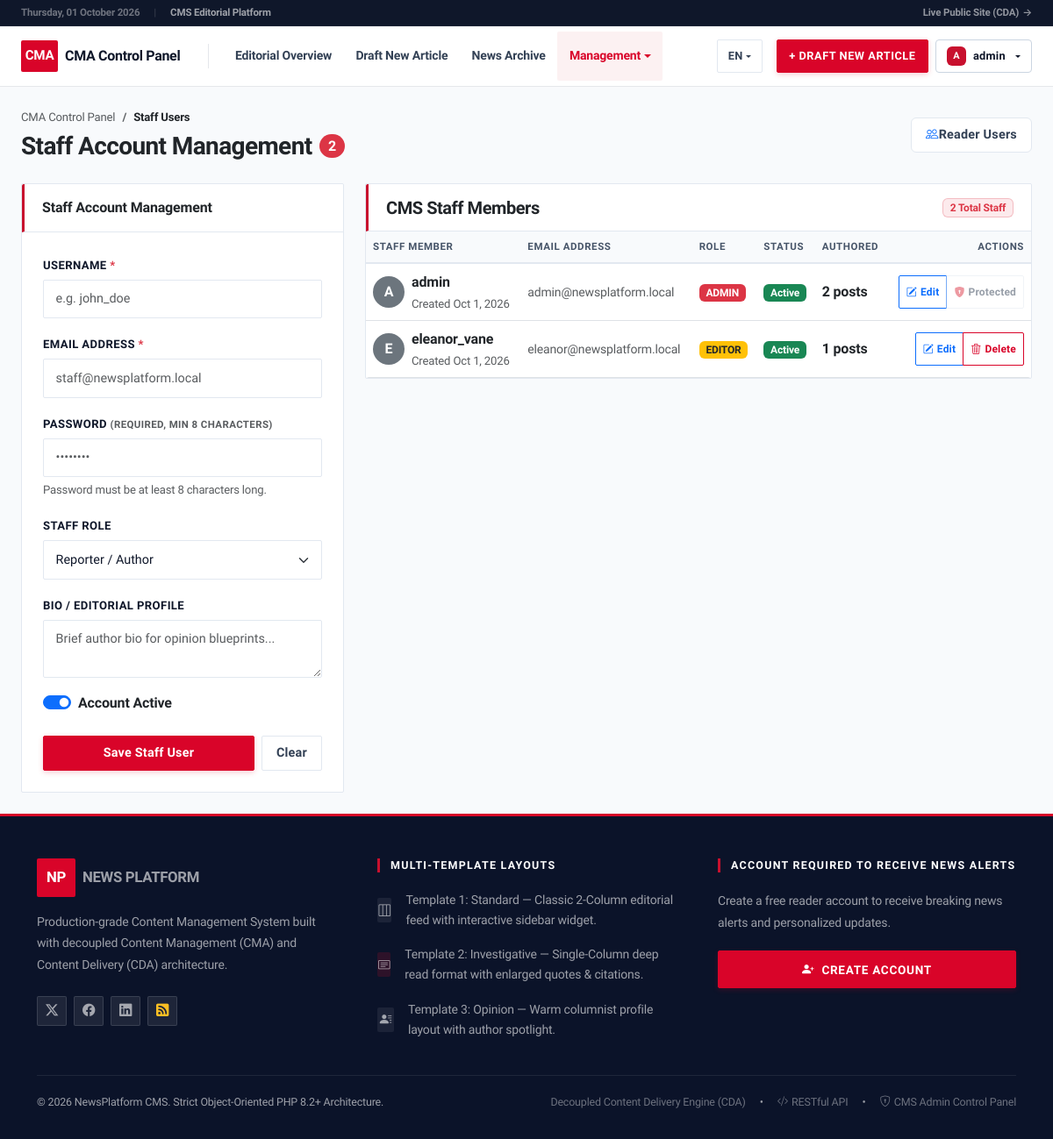
The page /admin/users.php (signed in) on the database its author committed.
### tables this page shows
CREATE TABLE IF NOT EXISTS `users` (
  `id` INT AUTO_INCREMENT PRIMARY KEY,
  `username` VARCHAR(50) NOT NULL UNIQUE,
  `email` VARCHAR(100) NOT NULL UNIQUE,
  `password_hash` VARCHAR(255) NOT NULL,
  `role` ENUM('admin', 'editor', 'reporter') NOT NULL DEFAULT 'reporter',
  `avatar_url` VARCHAR(255) NULL,
  `bio` TEXT NULL,
  `is_active` TINYINT(1) NOT NULL DEFAULT 1,
  `created_at` DATETIME NOT NULL DEFAULT CURRENT_TIMESTAMP,
  INDEX `idx_users_role` (`role`),
  INDEX `idx_users_active` (`is_active`)
);

### templates/admin/views/users.php (the view, shortened to what the rows shown need)
<div class="container-fluid px-4 py-4">
    <div class="row g-4">
        <div class="col-lg-8">
            <div class="card admin-card-clean">
                <div class="table-responsive admin-scroll-table">
                    <table class="table table-hover align-middle mb-0">
                        <thead class="table-light">
                            <tr>
                                <th><?= __('staff_member') ?></th>
                                <th><?= __('email_address') ?></th>
                                <th><?= __('role') ?></th>
                                <th><?= __('status') ?></th>
                                <th><?= __('authored') ?></th>
                                <th class="text-end"><?= __('actions') ?></th>
                            </tr>
                        </thead>
                        <tbody>
                            <?php foreach ($usersList as $u) { ?>
                                <tr>
                                    <td>
                                        <div class="d-flex align-items-center gap-2">
                                            <div class="bg-secondary text-white rounded-circle d-flex align-items-center justify-content-center fw-bold"
                                                style="width:36px; height:36px;">
                                                <?= strtoupper(substr($u['username'], 0, 1)) ?>
                                            </div>
                                            <div>
                                                <div class="fw-bold text-dark"><?= e($u['username']) ?></div>
                                                <div class="text-xs text-muted"><?= __('created') ?>
                                                    <?= \App\Core\TemplateEngine::formatDate($u['created_at'], 'M j, Y') ?>
                                                </div>
                                            </div>
                                        </div>
                                    </td>
                                    <td class="small text-muted"><?= e($u['email']) ?></td>
                                    <td>
                                        <span
                                            class="badge bg-<?= $u['role'] === 'admin' ? 'danger' : ($u['role'] === 'editor' ? 'warning text-dark' : 'primary') ?> text-uppercase">
                                            <?= e($u['role']) ?>
                                        </span>
                                    </td>
                                    <td>
                                        <?php if (!empty($u['is_active'])) { ?>
                                            <span class="badge bg-success"><?= __('active') ?></span>
                                        <?php } else { ?>
                                            <span class="badge bg-secondary"><?= __('unsubscribed') ?></span>
                                        <?php } ?>
                                    </td>
                                    <td class="fw-bold text-dark"><?= number_format((int) $u['article_count']) ?>
                                        <?= __('posts') ?></td>
                                    <td class="text-end">
                                        <div class="btn-group btn-group-sm">
                                            <button class="btn btn-outline-primary px-2 py-0.5"
                                                style="font-size:0.75rem;"
                                                onclick="editUser(<?= htmlspecialchars(json_encode($u), ENT_QUOTES, 'UTF-8') ?>)">
                                                <i class="bi bi-pencil-square me-1"></i><?= __('edit') ?>
                                            </button>
                                            <?php if ($u['role'] === 'admin') { ?>
                                                <button type="button" class="btn btn-outline-secondary px-2 py-0.5 opacity-50"
                                                    style="font-size:0.75rem;" disabled title="Administrator accounts are protected and cannot be deleted">
                                                    <i class="bi bi-shield-lock-fill text-danger me-1"></i>Protected
                                                </button>
                                            <?php } else { ?>
                                                <a href="#" class="btn btn-outline-danger px-2 py-0.5"
                                                    style="font-size:0.75rem;"
                                                    onclick="confirmDeleteCard('<?= url('admin/actions/delete-user.php?id=' . $u['id'] . '&csrf_token=' . e($csrfToken)) ?>', <?= htmlspecialchars(json_encode($u['username']), ENT_QUOTES, 'UTF-8') ?>); return false;"
                                                    title="<?= __('delete') ?>">
                                                    <i class="bi bi-trash3 me-1"></i><?= __('delete') ?>
                                                </a>
                                            <?php } ?>
                                        </div>
                                    </td>
                                </tr>
                            <?php } ?>
                        </tbody>
                    </table>
                </div>
            </div>
        </div>
    </div>
</div>

### templates/layouts/header-admin.php (shortened to what the rows shown need)
<?php
$currentLang = $_SESSION['lang'] ?? 'en';
?>
<!DOCTYPE html>
<html lang="<?= e($currentLang) ?>">
<head>
    <link href="https://cdn.jsdelivr.net/npm/bootstrap@5.3.2/dist/css/bootstrap.min.css" rel="stylesheet">
    <link rel="stylesheet" href="https://cdn.jsdelivr.net/npm/bootstrap-icons@1.11.1/font/bootstrap-icons.css">
    <link rel="stylesheet" href="<?= url('assets/css/style.css') ?>">
</head>
<body class="d-flex flex-column min-vh-100">
    <nav class="navbar navbar-expand-xl admin-navbar py-0"
        style="min-height:56px; position:sticky; top:0; z-index:1020; border-bottom: 1px solid #e5e7eb;">
        <div class="container-fluid px-3 px-md-4 h-100">
            <div class="collapse navbar-collapse" id="adminNavbar">
                <div class="d-flex flex-wrap align-items-center gap-2 my-2 my-xl-0">
                    <?php if (isset($currentUser)) { ?>
                        <div class="dropdown position-relative">
                            <button
                                class="btn btn-light btn-sm dropdown-toggle d-flex align-items-center gap-2 fw-semibold text-nowrap"
                                style="font-size:0.8rem; border:1px solid #cbd5e1; border-radius:4px; padding:0.4rem 0.75rem; color:#0f172a; background:#ffffff;"
                                type="button" data-bs-toggle="dropdown" aria-expanded="false">
                                <span class="d-flex align-items-center justify-content-center rounded fw-bold text-white"
                                    style="width:22px;height:22px;font-size:0.68rem;background:#c8102e;border-radius:2px;flex-shrink:0;">
                                    <?= strtoupper(substr($currentUser['username'], 0, 1)) ?>
                                </span>
                                <span><?= e($currentUser['username']) ?></span>
                            </button>
                        </div>
                    <?php } ?>
                </div>
            </div>
        </div>
    </nav>
    <main class="flex-grow-1">

### rows shown on the page
users: username "A", username "admin", created_at "Oct 1, 2026", email "admin@newsplatform.local", role "ADMIN", article_count "2", shows "Protected"
users: username "E", username "eleanor_vane", created_at "Oct 1, 2026", email "eleanor@newsplatform.local", role "EDITOR", article_count "1"

### other values the page prints
__('live_public_site') "Live Public Site (CDA)"
__('admin_portal') "CMA Control Panel"
__('editorial_overview') "Editorial Overview"
__('draft_new_article') "Draft New Article"
__('nav_archive') "News Archive"
__('management') "Management"
__('draft_new_article') "DRAFT NEW ARTICLE"
__('admin_nav_staff') "Staff Users"
__('staff_account_mgmt') "Staff Account Management"
km_num(count($usersList)) "2"
__('admin_nav_readers') "Reader Users"
__('username') "USERNAME"
__('email_address') "EMAIL ADDRESS"
__('password') "PASSWORD"
__('req_new_user') "(REQUIRED, MIN 8 CHARACTERS)"
